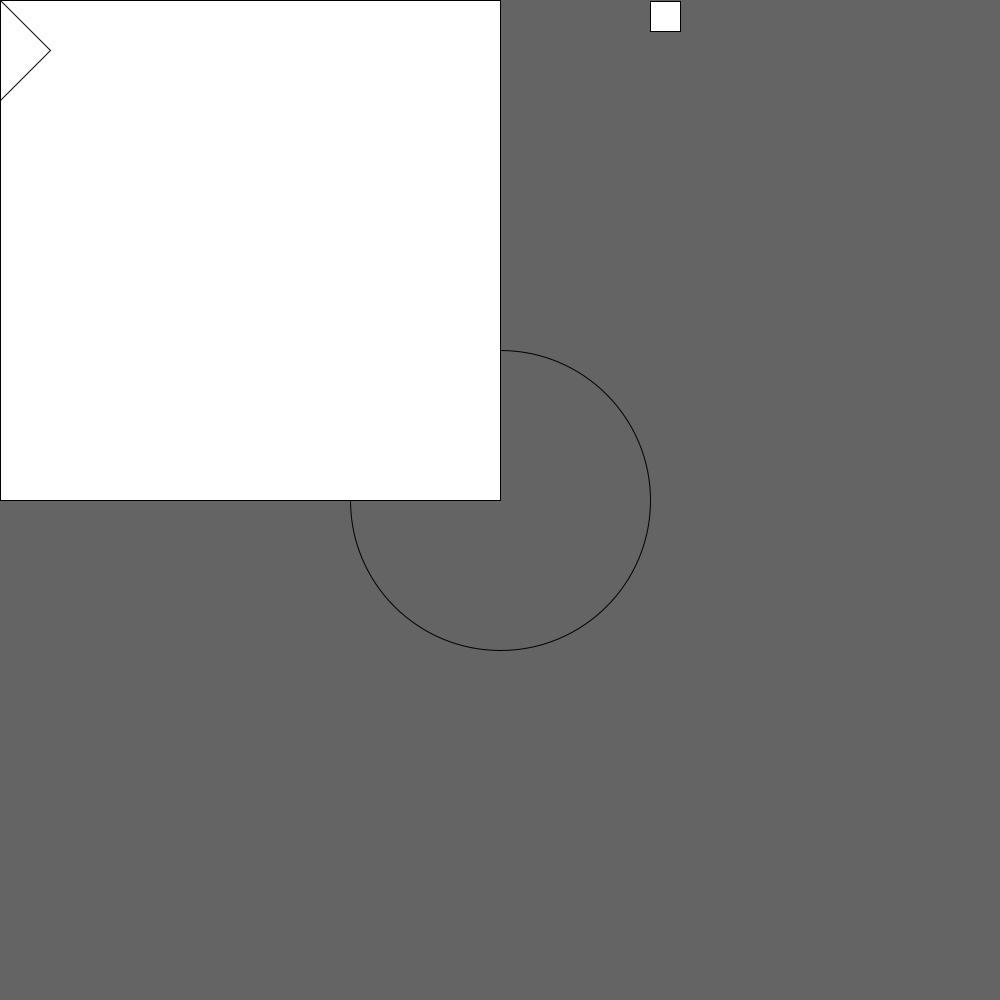
Frame 1 (no input)
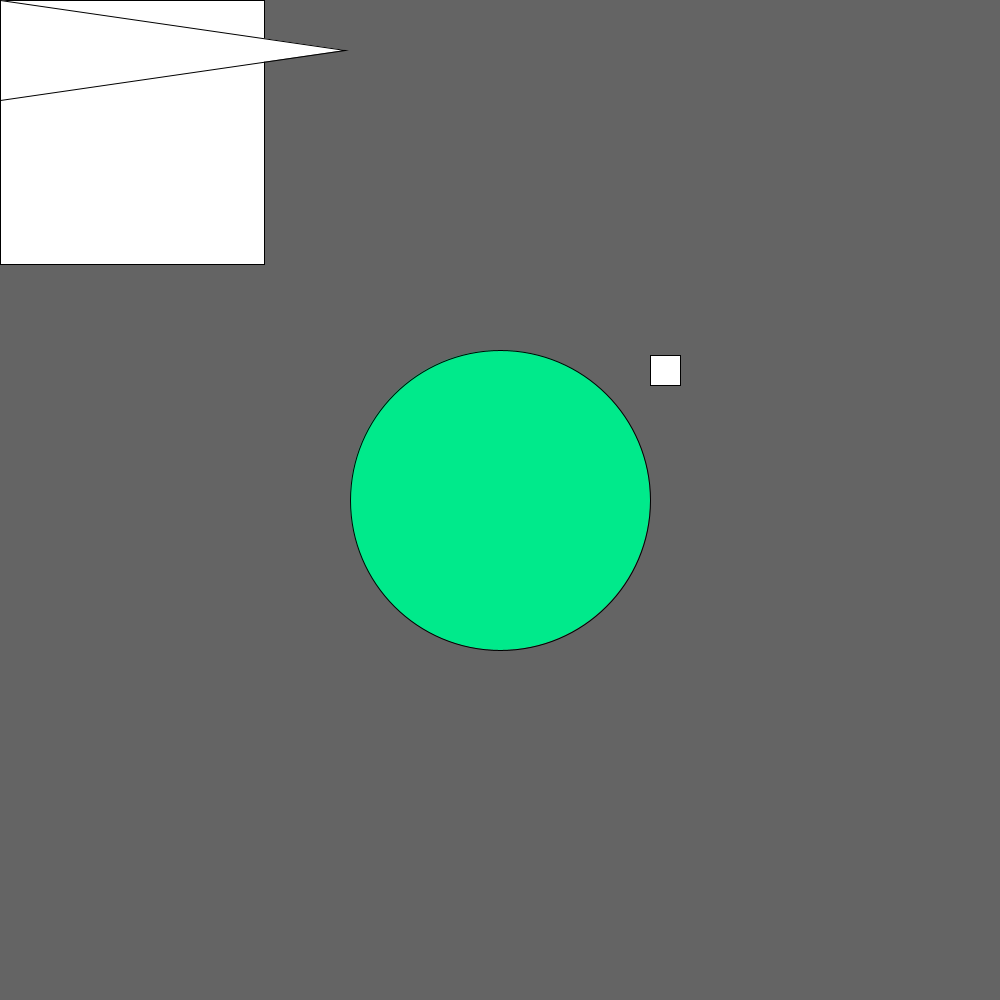
Frame 60 (the mouse pressed at the canvas centre just before this capture)
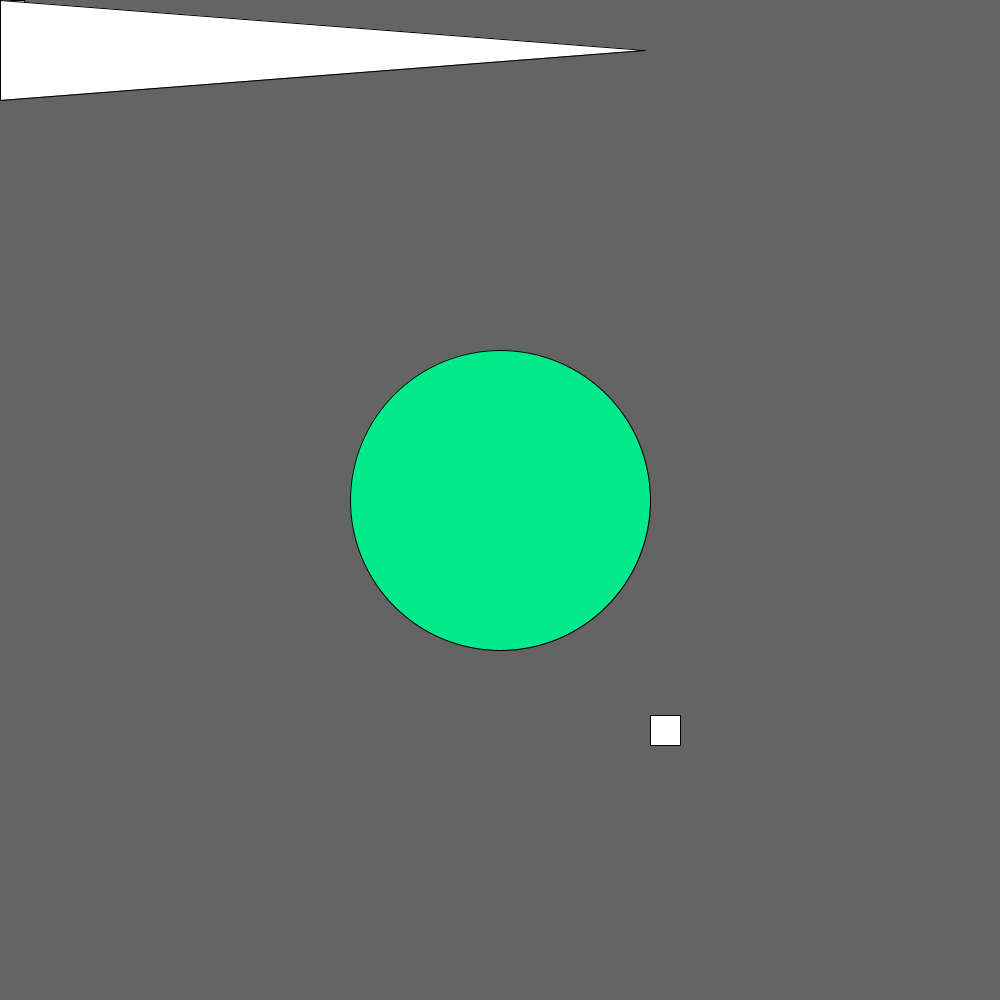
Frame 120 (the mouse held since frame 60 and released just before this capture)

The Processing sketch that drew these frames (run headless with seeded random() and noise(); from frame 60 on, the mouse is pressed at the canvas centre):

// Processing sketch: reverse_engineering_variables
// ── reverse_engineering_variables.pde
int n = 0 ;
int x = 1 ;
int j = 500;
int y = 50;

void setup() {
size(1000,1000);
}

void draw () {
  background(100);
  fill(00,234,139,n);
  circle(width/2, height/2, 300);
  n = n + 5;
  
  fill(255,255,255);
  square(650, x, 30);
  x = (x + 6)%1000;
  
  square(0,0, j);
  j = j - 4;

triangle(0, 0, 0, 100, y,50);
y = y + 5;
  
}
